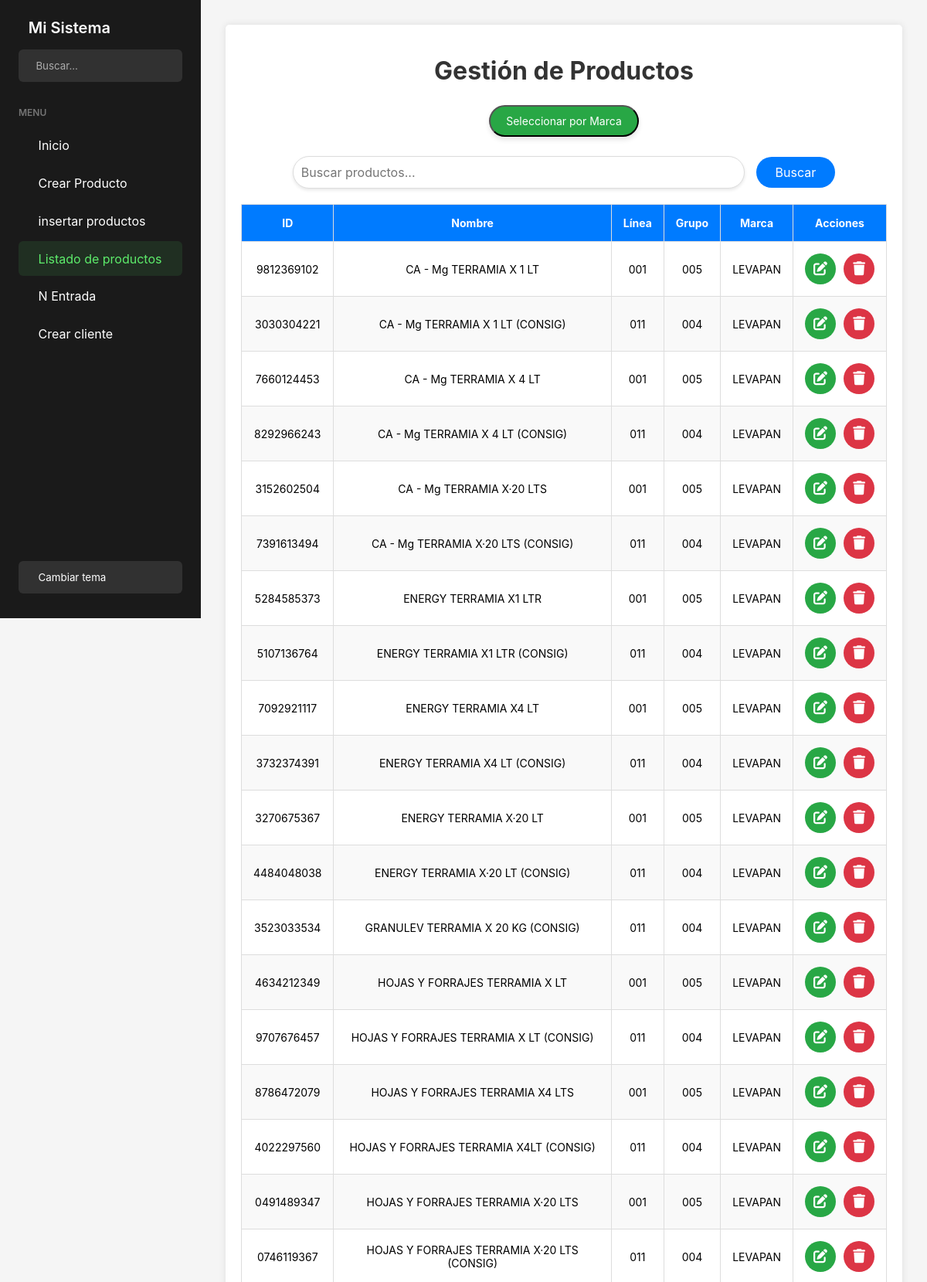
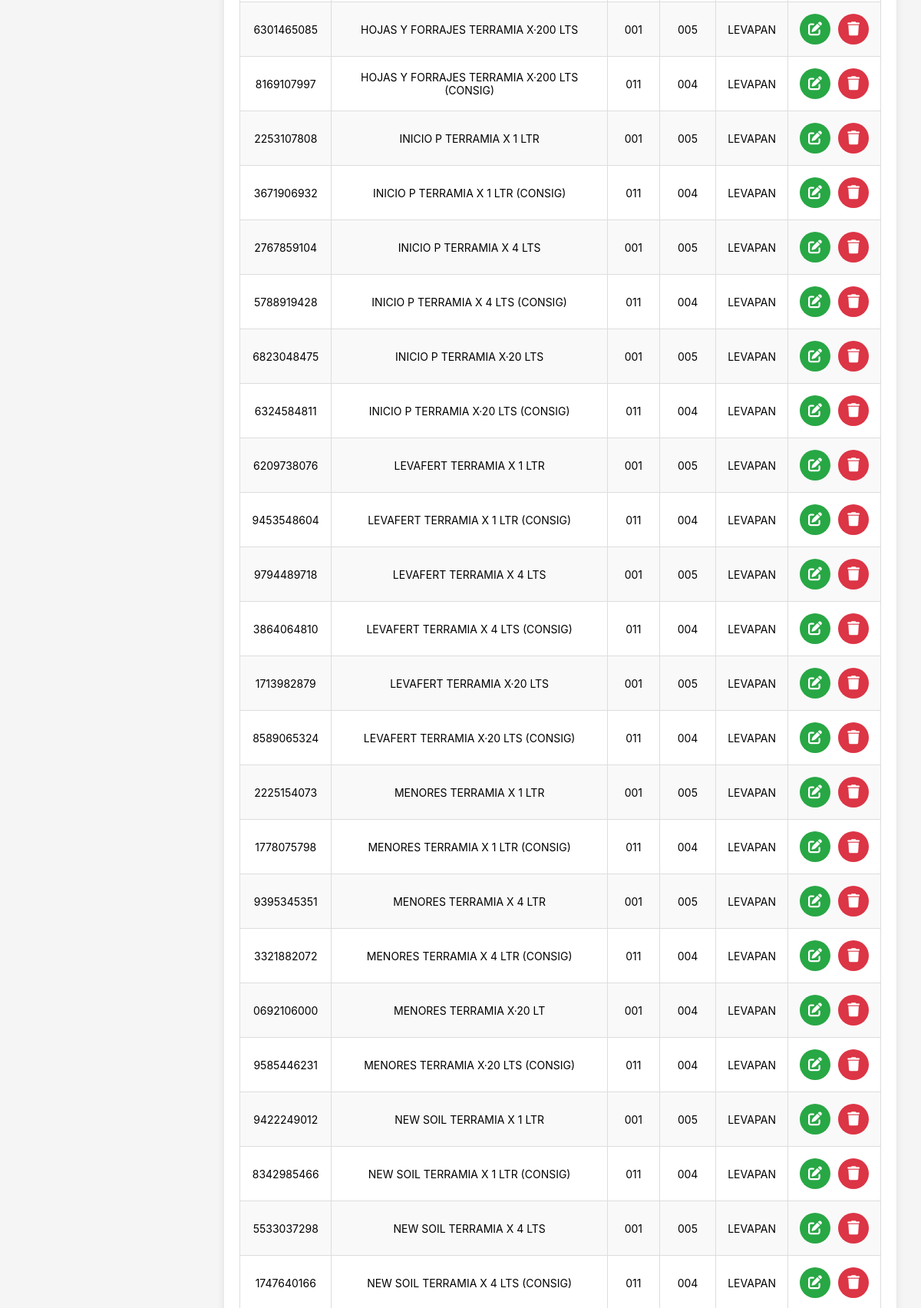
Screenshot of /productos_listado/ (upper part) with the database file from the repository (2 pictures, top to bottom).
### APP_PM/models.py (models this page shows, shortened)
class Crear_producto(models.Model):
    LINEA_OPCIONES = [
        ('001', 'Fertilizantes'),
        ('002', 'Bioinsumos'),
        ('003', 'Materia Prima'),
        ('004', 'Coayudantes'),
        ('005', 'Comercializacion de productos'),
        ('006', 'Equipos de pulverizador'),
        ('007', 'Fungicidas'),
        ('008', 'Herbicidas'),
        ('009', 'Insecticidas'),
        ('010', 'Insumos'),
        ('011', 'Mercancia en Consignacion'),
        ('012', 'Productos fabricados - No Propios'),
    ]
    GRUPO_OPCIONES = [
        ('001', 'Biofungicidas'),
        ('002', 'Comercializacion de productos'),
        ('003', 'Materia Prima'),
        ('004', 'Fertilizantes'),
        ('005', 'Foliares'),
        ('006', 'Granulados'),
        ('007', 'Insumos'),
        ('008', 'Liquido'),
        ('009', 'Organicos'),
        ('010', 'Polvo'),
        ('011', 'Productos fabricados - No Propios'),
        ('012', 'Pulverizador Liquido'),
    ]
    id_producto = models.CharField(max_length=10, unique=True, editable=False, blank=True)
    nombre_producto = models.CharField(max_length=100)
    linea = models.CharField(max_length=100, choices=LINEA_OPCIONES)
    grupo = models.CharField(max_length=100, choices=GRUPO_OPCIONES)
    marca = models.CharField(max_length=100)

### APP_PM/views.py (the view)
# urls.py: path('productos_listado/', views.productos_listado, name='productos_listado'),
def productos_listado(request):
    query = request.GET.get('q')  # Parámetro de búsqueda
    filtro_marca = request.GET.get('marca')  # Parámetro de filtro por marca
    productos = Crear_producto.objects.all()
    if query:
        productos = productos.filter(nombre_producto__icontains=query)  # Búsqueda por nombre
    if filtro_marca:
        productos = productos.filter(marca=filtro_marca)  # Filtro por marca
    marcas = Crear_producto.objects.values_list('marca', flat=True).distinct()
    return render(request, 'Productos/productos_listado.html', {
        'productos': productos,
        'marcas': marcas
    })

### APP_PM/templates/Productos/productos_listado.html (shortened to what this page needs)
{% extends 'Home/home.html' %}
{% load static %}
{% block content %}
<!DOCTYPE html>
<html lang="es">
<head>
    <link rel="stylesheet" href="https://cdnjs.cloudflare.com/ajax/libs/font-awesome/6.0.0-beta3/css/all.min.css">
</head>
<body>
    <div class="container">
        <h2>Gestión de Productos</h2>
        <div class="filter-container">
            <button id="toggle-marcas" class="marca-button mostrar-todos">Seleccionar por Marca</button>
        </div>
        <div class="search-bar">
            <form method="GET" action="{% url 'productos_listado' %}">
                <input type="text" name="q" placeholder="Buscar productos..." value="{{ request.GET.q }}">
                <button type="submit">Buscar</button>
            </form>
        </div>
        <table>
            <thead>
                <tr>
                    <th>ID</th>
                    <th>Nombre</th>
                    <th>Línea</th>
                    <th>Grupo</th>
                    <th>Marca</th>
                    <th>Acciones</th>
                </tr>
            </thead>
            <tbody>
                {% for producto in productos %}
                <tr>
                    <td>{{ producto.id_producto }}</td>
                    <td>{{ producto.nombre_producto }}</td>
                    <td>{{ producto.linea }}</td>
                    <td>{{ producto.grupo }}</td>
                    <td>{{ producto.marca }}</td>
                    <td>
                        <div class="button-container">
                            <a href="{% url 'editar_producto' producto.id_producto %}" class="green"><i class="fas fa-edit"></i></a>
                            <a href="{% url 'eliminar_producto' producto.id_producto %}" onclick="event.preventDefault(); confirmarEliminacion(this.href);" class="red"><i class="fas fa-trash"></i></a>
                        </div>
                    </td>
                </tr>
                {% empty %}
                <tr>
                    <td colspan="6">No hay productos que coincidan con la búsqueda.</td>
                </tr>
                {% endfor %}
            </tbody>
        </table>
    </div>
</body>
</html>
{% endblock %}

### APP_PM/static/css/home.css (style rules this page uses)
:root { --primary-color: #5dec6b; --sidebar-width: 260px; --sidebar-collapsed-width: 80px; --header-height: 60px; --sidebar-bg: #1a1a1a; --sidebar-color: #fff; --hover-bg: rgba(93, 236, 107, 0.1); }
.container { max-width: 100%; padding: 20px; background-color: #fff; border-radius: 5px; box-shadow: 0 0 10px rgba(0, 0, 0, 0.1); }
* { margin: 0; padding: 0; box-sizing: border-box; font-family: 'Inter', sans-serif; }
body { background-color: #f5f5f5; }

### APP_PM/templates/Productos/productos_listado.html (style rules this page uses)
h2 { text-align: center; margin-top: 20px; margin-bottom: 20px; color: #333; font-size: 2rem; }
.filter-container { text-align: center; margin-bottom: 20px; }
.marca-button { display: inline-block; padding: 10px 20px; margin: 5px; background-color: #007BFF; color: white; text-decoration: none; border-radius: 25px; font-size: 14px; transition: all 0.3s ease-in-out; box-shadow: 0 4px 6px rgba(0, 0, 0, 0.1); cursor: pointer; }
.mostrar-todos { background-color: #28a745; }
.search-bar { text-align: center; margin-bottom: 20px; }
.search-bar input[type="text"] { width: 70%; padding: 10px; font-size: 16px; border: 1px solid #ddd; border-radius: 25px; outline: none; box-shadow: 0 2px 4px rgba(0, 0, 0, 0.1); transition: all 0.2s ease-in-out; }
.search-bar button { padding: 10px 25px; font-size: 16px; border: none; background-color: #007BFF; color: white; cursor: pointer; border-radius: 25px; margin-left: 10px; transition: all 0.2s ease-in-out; }
table { width: 100%; border-collapse: collapse; margin: 20px 0; }
table, th, td { border: 1px solid #ddd; }
th, td { padding: 15px; text-align: center; font-size: 14px; }
th { background-color: #007BFF; color: white; }
tr:nth-child(even) { background-color: #f9f9f9; }
.button-container { display: flex; justify-content: center; gap: 10px; }
.button-container a { display: inline-block; width: 40px; height: 40px; border-radius: 50%; text-align: center; line-height: 40px; color: white; text-decoration: none; font-size: 18px; transition: all 0.3s ease-in-out; }
.button-container a.green { background-color: #28a745; }
.button-container a.red { background-color: #dc3545; }

### rows the page displays
Crear_producto: id_producto "9812369102", nombre_producto "CA - Mg TERRAMIA X 1 LT", linea "001", grupo "005", marca "LEVAPAN"
Crear_producto: id_producto "3030304221", nombre_producto "CA - Mg TERRAMIA X 1 LT (CONSIG)", linea "011", grupo "004", marca "LEVAPAN"
Crear_producto: id_producto "7660124453", nombre_producto "CA - Mg TERRAMIA X 4 LT", linea "001", grupo "005", marca "LEVAPAN"
Crear_producto: id_producto "8292966243", nombre_producto "CA - Mg TERRAMIA X 4 LT (CONSIG)", linea "011", grupo "004", marca "LEVAPAN"
Crear_producto: id_producto "3152602504", nombre_producto "CA - Mg TERRAMIA X·20 LTS", linea "001", grupo "005", marca "LEVAPAN"
Crear_producto: id_producto "7391613494", nombre_producto "CA - Mg TERRAMIA X·20 LTS (CONSIG)", linea "011", grupo "004", marca "LEVAPAN"
Crear_producto: id_producto "5284585373", nombre_producto "ENERGY TERRAMIA X1 LTR", linea "001", grupo "005", marca "LEVAPAN"
Crear_producto: id_producto "5107136764", nombre_producto "ENERGY TERRAMIA X1 LTR (CONSIG)", linea "011", grupo "004", marca "LEVAPAN"
Crear_producto: id_producto "7092921117", nombre_producto "ENERGY TERRAMIA X4 LT", linea "001", grupo "005", marca "LEVAPAN"
Crear_producto: id_producto "3732374391", nombre_producto "ENERGY TERRAMIA X4 LT (CONSIG)", linea "011", grupo "004", marca "LEVAPAN"
Crear_producto: id_producto "3270675367", nombre_producto "ENERGY TERRAMIA X·20 LT", linea "001", grupo "005", marca "LEVAPAN"
Crear_producto: id_producto "4484048038", nombre_producto "ENERGY TERRAMIA X·20 LT (CONSIG)", linea "011", grupo "004", marca "LEVAPAN"
Crear_producto: id_producto "3523033534", nombre_producto "GRANULEV TERRAMIA X 20 KG (CONSIG)", linea "011", grupo "004", marca "LEVAPAN"
Crear_producto: id_producto "4634212349", nombre_producto "HOJAS Y FORRAJES TERRAMIA X LT", linea "001", grupo "005", marca "LEVAPAN"
Crear_producto: id_producto "9707676457", nombre_producto "HOJAS Y FORRAJES TERRAMIA X LT (CONSIG)", linea "011", grupo "004", marca "LEVAPAN"
Crear_producto: id_producto "8786472079", nombre_producto "HOJAS Y FORRAJES TERRAMIA X4 LTS", linea "001", grupo "005", marca "LEVAPAN"
Crear_producto: id_producto "4022297560", nombre_producto "HOJAS Y FORRAJES TERRAMIA X4LT (CONSIG)", linea "011", grupo "004", marca "LEVAPAN"
Crear_producto: id_producto "0491489347", nombre_producto "HOJAS Y FORRAJES TERRAMIA X·20 LTS", linea "001", grupo "005", marca "LEVAPAN"
Crear_producto: id_producto "0746119367", nombre_producto "HOJAS Y FORRAJES TERRAMIA X·20 LTS (CONSIG)", linea "011", grupo "004", marca "LEVAPAN"
Crear_producto: id_producto "6301465085", nombre_producto "HOJAS Y FORRAJES TERRAMIA X·200 LTS", linea "001", grupo "005", marca "LEVAPAN"
Crear_producto: id_producto "8169107997", nombre_producto "HOJAS Y FORRAJES TERRAMIA X·200 LTS (CONSIG)", linea "011", grupo "004", marca "LEVAPAN"
Crear_producto: id_producto "2253107808", nombre_producto "INICIO P TERRAMIA X 1 LTR", linea "001", grupo "005", marca "LEVAPAN"
Crear_producto: id_producto "3671906932", nombre_producto "INICIO P TERRAMIA X 1 LTR (CONSIG)", linea "011", grupo "004", marca "LEVAPAN"
Crear_producto: id_producto "2767859104", nombre_producto "INICIO P TERRAMIA X 4 LTS", linea "001", grupo "005", marca "LEVAPAN"
Crear_producto: id_producto "5788919428", nombre_producto "INICIO P TERRAMIA X 4 LTS (CONSIG)", linea "011", grupo "004", marca "LEVAPAN"
Crear_producto: id_producto "6823048475", nombre_producto "INICIO P TERRAMIA X·20 LTS", linea "001", grupo "005", marca "LEVAPAN"
Crear_producto: id_producto "6324584811", nombre_producto "INICIO P TERRAMIA X·20 LTS (CONSIG)", linea "011", grupo "004", marca "LEVAPAN"
Crear_producto: id_producto "6209738076", nombre_producto "LEVAFERT TERRAMIA X 1 LTR", linea "001", grupo "005", marca "LEVAPAN"
Crear_producto: id_producto "9453548604", nombre_producto "LEVAFERT TERRAMIA X 1 LTR (CONSIG)", linea "011", grupo "004", marca "LEVAPAN"
Crear_producto: id_producto "9794489718", nombre_producto "LEVAFERT TERRAMIA X 4 LTS", linea "001", grupo "005", marca "LEVAPAN"
Crear_producto: id_producto "3864064810", nombre_producto "LEVAFERT TERRAMIA X 4 LTS (CONSIG)", linea "011", grupo "004", marca "LEVAPAN"
Crear_producto: id_producto "1713982879", nombre_producto "LEVAFERT TERRAMIA X·20 LTS", linea "001", grupo "005", marca "LEVAPAN"
Crear_producto: id_producto "8589065324", nombre_producto "LEVAFERT TERRAMIA X·20 LTS (CONSIG)", linea "011", grupo "004", marca "LEVAPAN"
Crear_producto: id_producto "2225154073", nombre_producto "MENORES TERRAMIA X 1 LTR", linea "001", grupo "005", marca "LEVAPAN"
Crear_producto: id_producto "1778075798", nombre_producto "MENORES TERRAMIA X 1 LTR (CONSIG)", linea "011", grupo "004", marca "LEVAPAN"
Crear_producto: id_producto "9395345351", nombre_producto "MENORES TERRAMIA X 4 LTR", linea "001", grupo "005", marca "LEVAPAN"
Crear_producto: id_producto "3321882072", nombre_producto "MENORES TERRAMIA X 4 LTR (CONSIG)", linea "011", grupo "004", marca "LEVAPAN"
Crear_producto: id_producto "0692106000", nombre_producto "MENORES TERRAMIA X·20 LT", linea "001", grupo "004", marca "LEVAPAN"
Crear_producto: id_producto "9585446231", nombre_producto "MENORES TERRAMIA X·20 LTS (CONSIG)", linea "011", grupo "004", marca "LEVAPAN"
Crear_producto: id_producto "9422249012", nombre_producto "NEW SOIL TERRAMIA X 1 LTR", linea "001", grupo "005", marca "LEVAPAN"
Crear_producto: id_producto "8342985466", nombre_producto "NEW SOIL TERRAMIA X 1 LTR (CONSIG)", linea "011", grupo "004", marca "LEVAPAN"
Crear_producto: id_producto "5533037298", nombre_producto "NEW SOIL TERRAMIA X 4 LTS", linea "001", grupo "005", marca "LEVAPAN"
Crear_producto: id_producto "1747640166", nombre_producto "NEW SOIL TERRAMIA X 4 LTS (CONSIG)", linea "011", grupo "004", marca "LEVAPAN"
